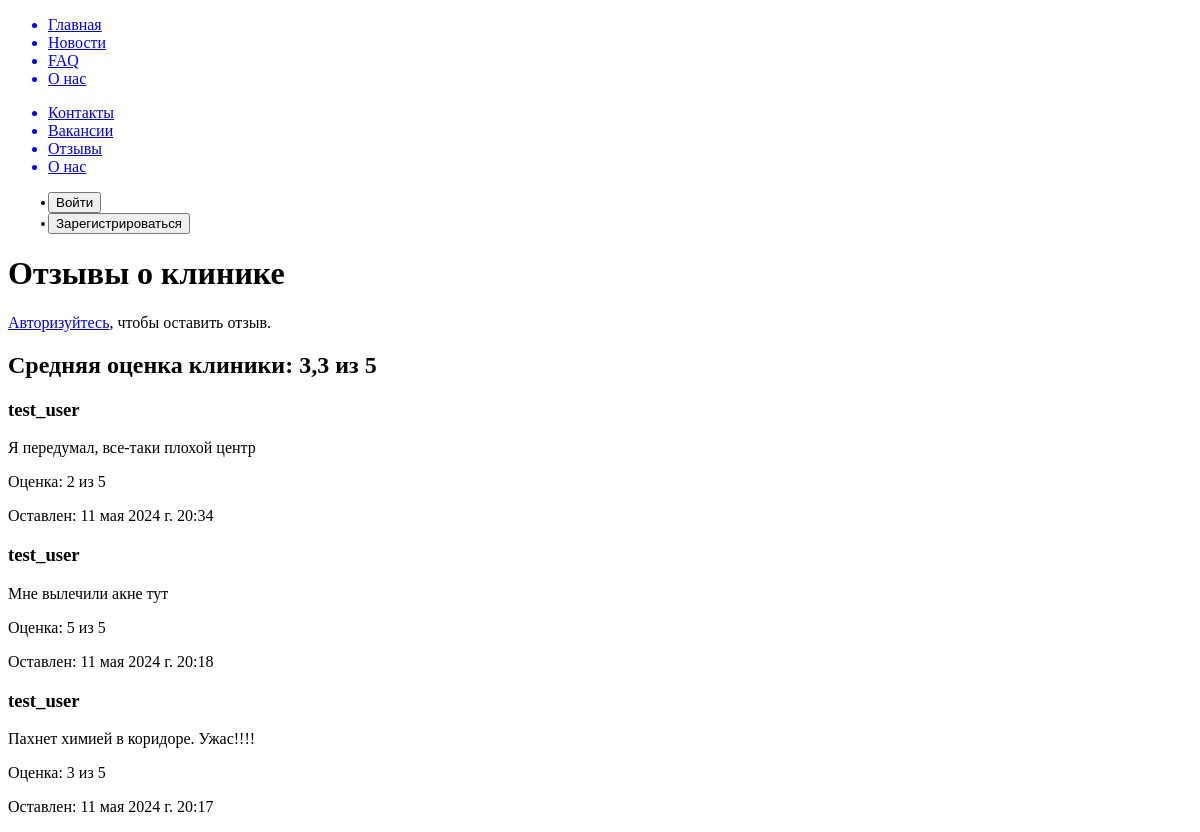
Before: /clinic/reviews with the older database file.
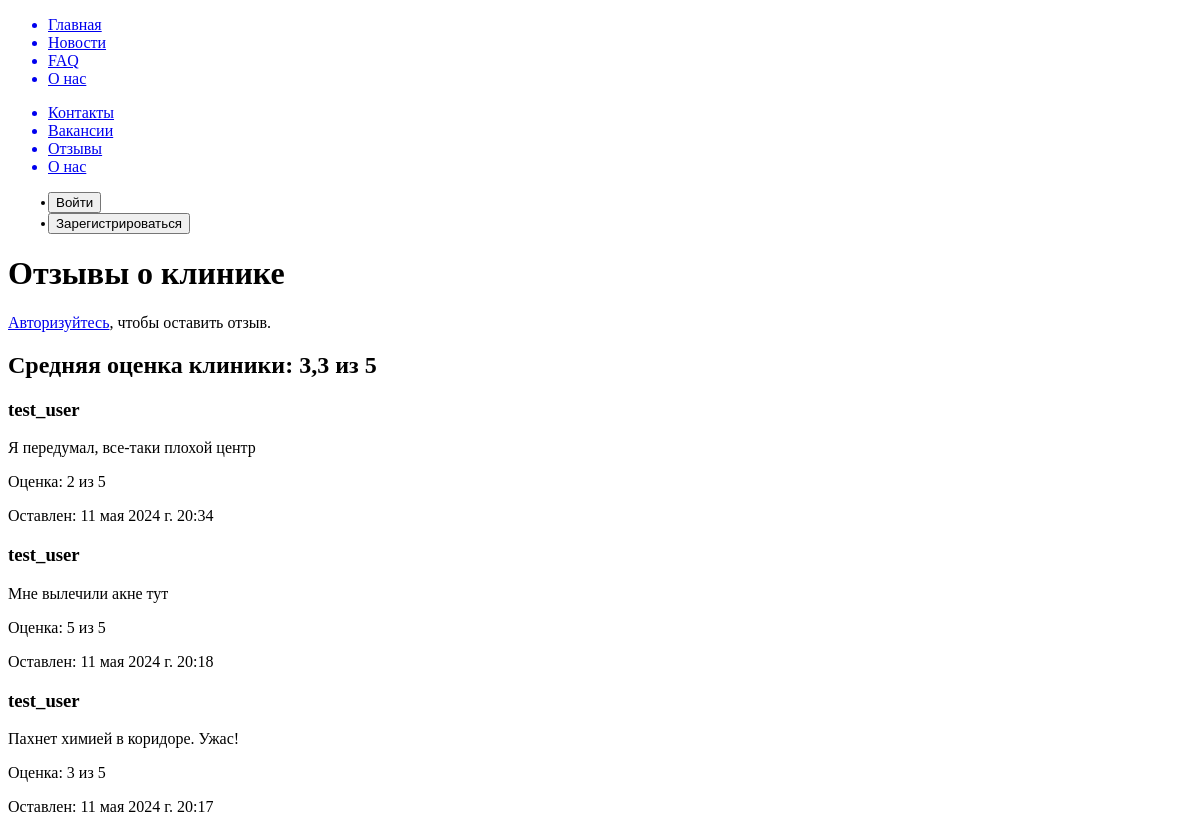
After: the same page with the newer database file.
### clinic/models.py (models this page shows, shortened)
class Reviews(models.Model):
    user = models.ForeignKey(User, on_delete=models.CASCADE)
    text = models.TextField('Текст отзыва')
    rating = models.PositiveSmallIntegerField('Оценка', choices=[(i, str(i)) for i in range(1, 6)])
    created_at = models.DateTimeField('Дата и время отзыва', auto_now_add=True)
    class Meta:
        verbose_name = 'Отзыв'
        verbose_name_plural = 'Отзывы'

### clinic/views.py (the view)
# urls.py: path('reviews', views.reviews_view, name='reviews'),
def reviews_view(request):
    reviews = Reviews.objects.order_by('-id')
    average_rating = reviews.aggregate(Avg('rating'))['rating__avg']
    if average_rating is not None:
        average_rating = round(average_rating, 1)
    else:
        average_rating = '-'
    return render(request, 'clinic/reviews.html', {'reviews': reviews, 'average_rating': average_rating})

### clinic/templates/clinic/reviews.html (shortened to what this page needs)
{% extends 'main/layout.html' %}
{% block content %}
    <h1>Отзывы о клинике</h1>
    {% if user.is_authenticated %}
        {% if user.client %}
            <form action="{% url 'add_review' %}" method="get">
                <button type="submit">Оставить отзыв</button>
            </form>
        {% else %}
            <p>Отзывы могут оставлять только клиенты косметологического центра.</p>
        {% endif %}
    {% else %}
        <p><a href="{% url 'to_login' %}">Авторизуйтесь</a>, чтобы оставить отзыв.</p>
    {% endif %}
    <h2>Средняя оценка клиники: {{ average_rating }} из 5</h2>
    {% for review in reviews %}
        <div class="review">
            <h3>{{ review.user.username }}</h3>
            <p>{{ review.text }}</p>
            <p>Оценка: {{ review.rating }} из 5</p>
            <p>Оставлен: {{ review.created_at }}</p>
        </div>
    {% endfor %}
{% endblock %}

Changed rows visible on the page:
changed Reviews: text "Пахнет химией в коридоре. Ужас!!!!" → "Пахнет химией в коридоре. Ужас!"
